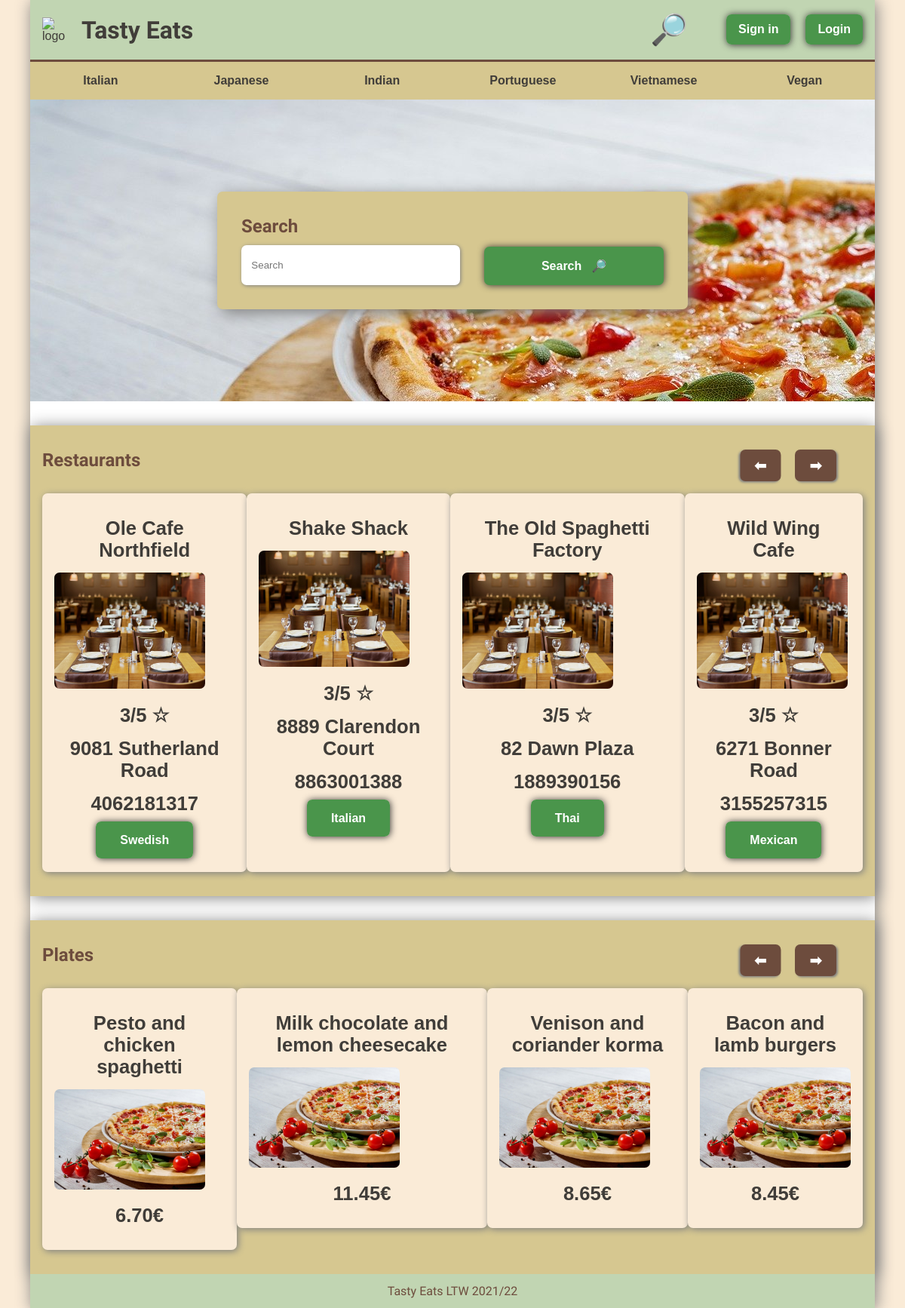
The page / on the database its author committed.
### tables this page shows
CREATE TABLE Restaurant ( 
	RestaurantID INTEGER PRIMARY KEY,
	Name VARCHAR NOT NULL,
	phone VARCHAR NOT NULL,
	Address VARCHAR NOT NULL,
	Category VARCHAR NOT NULL,
	Description VARCHAR NOT NULL);

CREATE TABLE Dish (
	DishID INTEGER PRIMARY KEY,
	Name VARCHAR NOT NULL,
	Price VARCHAR NOT NULL,
	Category VARCHAR);

### index.php (called while the page is built)
<?php
include_once("templates/common.tpt.php");
include_once("templates/plates_carrossel.tpt.php");
include_once("templates/restaurants_carrossel.tpt.php");
include_once("templates/search.tpt.php");
require_once("database/connection.php");
require_once("database/restaurant.class.php");
$db = getDatabaseConnection();
$restaurants = Restaurant::getRandomRestaurants($db, 4);
$dishes = Dish::getRandomDishes($db, 4);
output_header();
drawSearchScreen();
drawRestaurantsCarrossel($restaurants);
drawPlatesCarrossel($dishes);
output_footer();

### database/restaurant.class.php (called while the page is built, shortened)
<?php
class Dish
{
    public function __construct(int $id, string $name, string $price, string $category)
    {
        $this->id = $id;
        $this->name = $name;
        $this->price = $price;
    }
    public static function getRandomDishes(PDO $db, int $limit): array
    {
        $dishes = [];
        $stmt = $db->prepare('
            SELECT *
            FROM Dish
            ORDER BY RANDOM()
            LIMIT ?
        ');
        $stmt->execute(array($limit));
        $arr = $stmt->fetchAll();
        foreach ($arr as $dish) {
            array_push($dishes, new Dish(
                (int)$dish['DishID'],
                $dish['Name'],
                $dish['Price'],
                $dish['Category']
            ));
        }
        return $dishes;
    }
}
class Restaurant
{
    public function __construct(int $id, string $name, string $address, string $phone ,string $category)
    {
        $this->id = $id;
        $this->name = $name;
        $this->address = $address;
        $this->phone = $phone;
        $this->category = $category;
    }
    public static function getRandomRestaurants(PDO $db, int $limit): array
    {
        $restaurants = [];
        $stmt = $db->prepare('
            SELECT *
            FROM Restaurant
            ORDER BY RANDOM()
            LIMIT ?
        ');
        $stmt->execute(array($limit));
        $arr = $stmt->fetchAll();
        foreach ($arr as $restaurant) {
            array_push($restaurants, new Restaurant(
                (int)$restaurant['RestaurantID'],
                $restaurant['Name'],
                $restaurant['Address'],
                $restaurant['phone'],
                $restaurant['Category']
            ));
        }
        return $restaurants;
    }
}

### templates/restaurants_carrossel.tpt.php (the view, shortened to what this page needs)
<?php
function drawRestaurantsCarrossel(array $restaurants, bool $showNav = true)
{
?>
    <article class="restaurants">
        <h2>Restaurants</h2>
        <?php if ($showNav) { ?>
            <div class="carrosel_nav">
                <button style="  transform: scale(-1, 1);">&#10145;</button>
                <button>&#10145;</button>
            </div>
        <?php } ?>
        <div class="img_carrosel">
            <?php foreach ($restaurants as $restaurant) { ?>
                <a href=<?= "restaurant.php?id=" . $restaurant->id ?> class="rm_linkdecor">
                    <div class="restaurant_item">
                        <div class="restaurant_face restaurant_face--front">
                            <p><?= $restaurant->name ?></p>
                            <img src="docs/restaurant.jpg" width="200" alt="pizza">
                            <p>3/5 &star;</p>
                        </div>
                        <div class="restaurant_face restaurant_face--back">
                            <p><a href=<?= "https://www.google.com/maps?daddr=" . str_replace(' ', '%20', $restaurant->address) ?> target="#">
                                    <?= $restaurant->address ?>
                                </a>
                            </p>
                            <p><a href=<?="tel:" . $restaurant->phone?>><?=$restaurant->phone?></a></p>
                            <p><a class="link_button" href="#"><?=$restaurant->category?></a></p>
                        </div>
                    </div>
                </a>
            <?php } ?>
        </div>
    </article>
<?php } ?>

### templates/common.tpt.php (shortened to what this page needs)
<?php
function output_header()
{ ?>
    <!DOCTYPE html>
    <html lang="en">
    <head>
        <link rel="stylesheet" href="css/style.css">
        <link rel="stylesheet" href="css/responsive.css">
        <link rel="stylesheet" href="css/cart.css">
        <link rel="stylesheet" href="css/forms.css">
        <link rel="stylesheet" href="css/plate.css">
        <link rel="stylesheet" href="css/restaurant.css">
        <link rel="stylesheet" href="css/user.css">
        <link rel="stylesheet" href="css/perfil_infos.css">
    </head>
    <body>
        <header>
            <a href="index.php"><img src="docs/logo.jpg" width="50" height="50" alt="logo"></a>
            <h1 id="logo_name"><a href="index.php">Tasty Eats</a></h1>
            <span><a id="header_search" href="index.php">&#128270;</a></span>
            <?php if (!isset($_SESSION['user'])) { ?>
                <div id="header_signup">
                    <a class="link_button" href="register.php">Sign in</a>
                    <a class="link_button" href="login.php">Login</a>
                </div>
            <?php } else {
                $user = unserialize($_SESSION['user']);
            ?>
                <span><a id="header_cart" href="cart.php">&#x1f6d2;</a></span>
                <a id="header_avatar" href="user.php"><img src="docs/user.png" alt="logo"></a>
            <?php } ?>
        </header>
        <nav id="navbar">
            <ul>
                <li><a href="index.php">Italian</a></li>
                <li><a href="index.php">Japanese</a></li>
                <li><a href="index.php">Indian</a></li>
                <li><a href="index.php">Portuguese</a></li>
                <li><a href="index.php">Vietnamese</a></li>
                <li><a href="index.php">Vegan</a></li>
            </ul>
        </nav>
        <main>
        <?php } ?>
        <?php
        function output_footer()
        { ?>
        </main>
        <footer>
            <p>Tasty Eats LTW 2021/22</p>
        </footer>
    </body>
    </html>
<?php } ?>

### templates/search.tpt.php (shortened to what this page needs)
<?php
function drawSearchScreen()
{
?>
    <section class="search">
        <form class="container search_box">
            <h2>Search</h2>
            <input type="search" name="search" autofocus placeholder="Search">
            <input type="submit" class="link_button" value="Search   &#128270;">
        </form>
    </section>
<?php } ?>

### templates/plates_carrossel.tpt.php (shortened to what this page needs)
<?php
function drawPlatesCarrossel(array $plates, bool $showNav = true)
{
?>
    <article class="plates">
        <h2>Plates</h2>
        <?php if ($showNav) { ?>
        <div class="carrosel_nav">
            <button style="  transform: scale(-1, 1);">&#10145;</button>
            <button>&#10145;</button>
        </div>
        <?php } ?>
        <div class="img_carrosel">
            <?php foreach ($plates as $dish) { ?>
                <a href=<?= "plate.php?id=" . $dish->id ?> class="rm_linkdecor">
                    <div class="plate_item">
                        <p><?= $dish->name ?></p>
                        <img src="docs/pizza.jpg" width="200" alt="pizza">
                        <p><?= $dish->price . "€" ?></p>
                    </div>
                </a>
            <?php } ?>
        </div>
    </article>
<?php } ?>

### css/style.css (style rules this page uses)
:root { --accent_color: #4a954b; --light_color: #c1d5b2; --bg_color: #d6c790; --light_bg_color: #faebd7; --title_color: #6d4c3d; --text_color: #403d39; --logo_font: 'Krona One', sans-serif; --header_font: 'Iceberg', cursive; --text_font: Tahoma, Verdana, sans-serif; }
* { margin: 0; padding: 0; }
html { scroll-behavior: smooth; background-color: var(--light_bg_color); }
body { width: 100%; max-width: 70em; margin: 0 auto; box-shadow: 2px 2px 20px grey; background-color: white; }
p, a { color: var(--text_color); font-family: var(--text_font); text-decoration: none; transition: 0.2s ease-out; }
h1, h2, h3, h4, h5, h6 { color: var(--title_color); font-family: var(--header_font); }
header { display: grid; background-color: var(--light_color); grid-template-columns: 0.5fr 9fr 1fr auto auto; grid-template-areas: "logo" "name" "search" "cart" "avatar"; padding: 1em; align-items: center; }
header>h1 a { margin-left: 0.3em; font-family: var(--header_font); }
header a.link_button { padding: 0.7em 1em; margin-left: 1em; }
header a#header_search { font-weight: bolder; font-size: 2.5em; }
#navbar { border-top: 0.2em solid var(--title_color); }
#navbar li { background-color: var(--bg_color); text-align: center; list-style-type: none; padding: 1em 0; font-weight: bold; transition: 0.2s ease-out; }
#navbar li a { color: var(--text_color); font-family: var(--text_font); }
#navbar ul { display: flex; flex-direction: row; }
#navbar li { display: block; flex: 1; }
.search { display: grid; height: 25em; background-image: url("../docs/pizza.jpg"); }
.search_box { display: grid; grid-template-columns: 2; grid-template-rows: 2; margin: auto; padding: 2em; width: 70%; max-width: 35em; }
.search_box input[type="search"] { grid-column: 1; padding: 1.2em 1em; border-radius: 7px; border-width: 0; margin-top: 0.8em; box-shadow: 1px 1px 5px grey; }
.search_box input[type="submit"] { margin-top: 0.8em; grid-column: 2; margin-left: 2em; max-width: 15em; }
article.restaurants, article.plates { box-shadow: 2px 2px 20px grey; }
.img_carrosel { grid-column: 1/3; margin-top: 1em; display: flex; justify-content: space-evenly; }
article .carrosel_nav { display: flex; margin-right: 2.2em; }
article .carrosel_nav button { font-weight: bold; font-size: larger; color: white; border-width: 0; background-color: var(--title_color); padding: 0.5em 1em; margin-left: 1em; border-radius: 7px; box-shadow: 2px 1.5px 3px grey; }
.img_carrosel img { border-radius: 7px; margin: auto; }
.img_carrosel .restaurant_item { background-color: var(--light_bg_color); padding: 1em; color: white; border-radius: 7px; box-shadow: 2px 2px 10px grey; }
.img_carrosel .restaurant_item p { font-size: 1.6em; font-weight: bold; margin: 0.6em; text-align: center; }
.img_carrosel .plate_item { background-color: var(--light_bg_color); padding: 1em; color: white; border-radius: 7px; box-shadow: 2px 2px 10px grey; }
.img_carrosel .plate_item p { font-size: 1.6em; font-weight: bold; margin: 0.6em; text-align: center; }
article.restaurants { display: grid; grid-template-rows: 2; grid-template-columns: 9fr 1fr; padding: 2em 1em; margin-top: 2em; background-color: var(--bg_color); }
article.plates { display: grid; grid-template-rows: 2; grid-template-columns: 9fr 1fr; padding: 2em 1em; margin-top: 2em; background-color: var(--bg_color); }
footer { padding: 0.8em; text-align: center; background-color: var(--light_color); }
footer>p { font-family: var(--logo_font); color: var(--title_color) }
.container { padding: 2em; background-color: var(--bg_color); box-shadow: 5px 5px 20px grey; border-radius: 7px; }
.link_button { box-shadow: 0.5px 0.5px 10px #333; font-size: 0.7em; padding: 1em 2em; background-color: var(--accent_color); border-radius: 7px; font-size: 1rem; color: white; font-weight: bold; border-width: 0; transition: 0.2s ease-out; }

### rows shown on the page
restaurant: Name "Ole Cafe Northfield", Address "9081 Sutherland Road", phone "4062181317", Category "Swedish"
restaurant: Name "Shake Shack", Address "8889 Clarendon Court", phone "8863001388", Category "Italian"
restaurant: Name "The Old Spaghetti Factory", Address "82 Dawn Plaza", phone "1889390156", Category "Thai"
restaurant: Name "Wild Wing Cafe", Address "6271 Bonner Road", phone "3155257315", Category "Mexican"
dish: Name "Pesto and chicken spaghetti", Price "6.70"
dish: Name "Milk chocolate and lemon cheesecake", Price "11.45"
dish: Name "Venison and coriander korma", Price "8.65"
dish: Name "Bacon and lamb burgers", Price "8.45"
